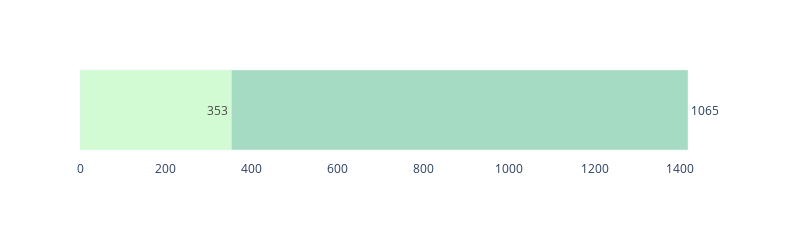

Notebook source saved alongside this figure:
### Code cell
import pandas as pd
import plotly.graph_objects as go

# Пример данных
data = {
    'category': ['',''],
    'type': ['Просмотрено','В списке'],
    'values': [353, 1065],
}
df = pd.DataFrame(data)

fig = px.bar(df, x="values", y="category",color='type', orientation='h',color_discrete_sequence=px.colors.sequential.Darkmint)
fig.update_traces(text=df['values'],texttemplate='%{x}', textposition='outside')
fig.update_layout(
    showlegend=False,  
    title='',          
    xaxis_title='',    
    yaxis_title='',    
    xaxis=dict(showgrid=False, zeroline=False),  
    yaxis=dict(showgrid=False, zeroline=False),   
    plot_bgcolor='rgba(0, 0, 0, 0)',  
    paper_bgcolor='rgba(0, 0, 0, 0)',
    width=800,   
    height=190,   
)
fig

### Figure 1 — Plotly figure (JSON) as saved in the notebook; plotly's stock layout.template omitted (floating-point values rounded to 4 significant figures)
{"data": [{"hovertemplate": "type=Просмотрено<br>values=%{x}<br>category=%{y}<extra></extra>", "legendgroup": "Просмотрено", "marker": {"color": "rgb(210, 251, 212)", "pattern": {"shape": ""}}, "name": "Просмотрено", "orientation": "h", "showlegend": true, "text": [353.0, 1065.0], "textposition": "outside", "texttemplate": "%{x}", "type": "bar", "x": [353], "xaxis": "x", "y": [""], "yaxis": "y"}, {"hovertemplate": "type=В списке<br>values=%{x}<br>category=%{y}<extra></extra>", "legendgroup": "В списке", "marker": {"color": "rgb(165, 219, 194)", "pattern": {"shape": ""}}, "name": "В списке", "orientation": "h", "showlegend": true, "text": [353.0, 1065.0], "textposition": "outside", "texttemplate": "%{x}", "type": "bar", "x": [1065], "xaxis": "x", "y": [""], "yaxis": "y"}], "layout": {"barmode": "relative", "height": 190, "legend": {"title": {"text": "type"}, "tracegroupgap": 0}, "margin": {"t": 60}, "paper_bgcolor": "rgba(0, 0, 0, 0)", "plot_bgcolor": "rgba(0, 0, 0, 0)", "showlegend": false, "title": {"text": ""}, "width": 800, "xaxis": {"anchor": "y", "domain": [0, 1], "showgrid": false, "title": {"text": ""}, "zeroline": false}, "yaxis": {"anchor": "x", "domain": [0, 1], "showgrid": false, "title": {"text": ""}, "zeroline": false}}}
